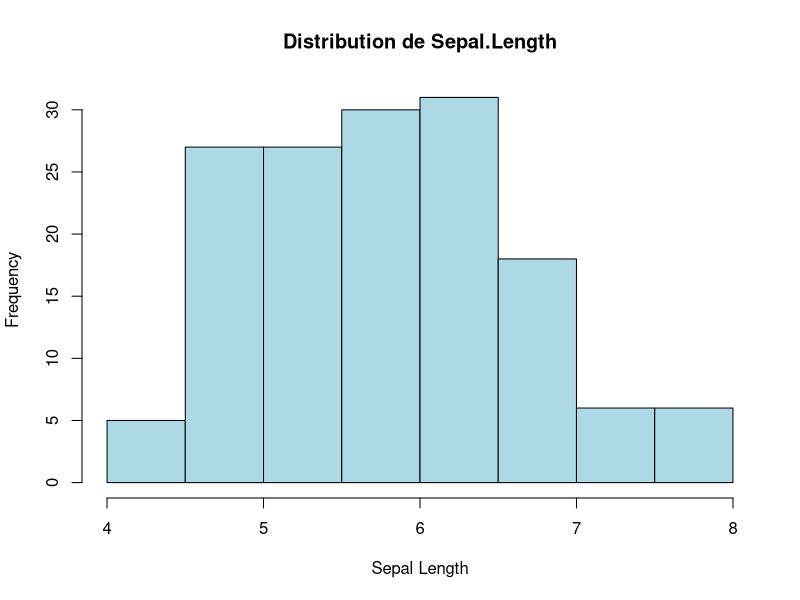
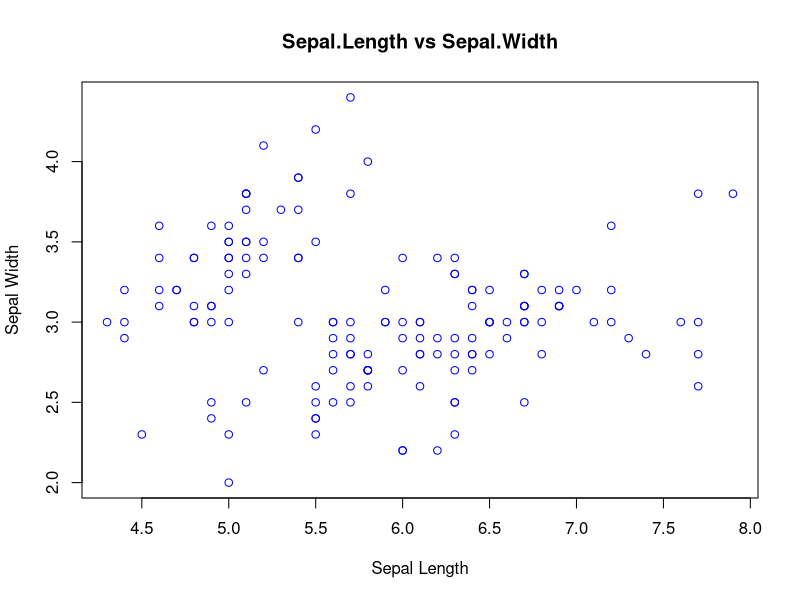
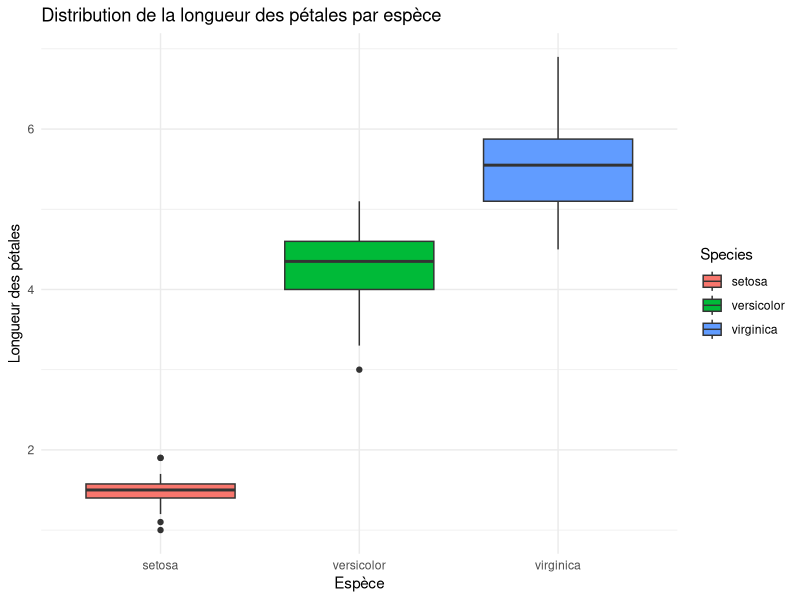

Write the R code that produced these figures, in order.

# Charger le dataset Iris
data("iris")

# Consulter rapidement les premières lignes
head(iris)

# Afficher la structure des données
str(iris)

# Résumé statistique des variables
summary(iris)


# Histogramme de la variable Sepal.Length
hist(iris$Sepal.Length, 
     main="Distribution de Sepal.Length", 
     xlab="Sepal Length", 
     col="lightblue")

# Nuage de points (Sepal.Length vs Sepal.Width)
plot(iris$Sepal.Length, iris$Sepal.Width, 
     xlab="Sepal Length", ylab="Sepal Width", 
     col="blue",
     main="Sepal.Length vs Sepal.Width")

# Vérifier les valeurs manquantes
sum(is.na(iris))  # Nombre total de NA

# Vérifier si des lignes sont dupliquées
sum(duplicated(iris))

# Installer et charger ggplot2 si nécessaire
# install.packages("ggplot2")
library(ggplot2)

# Distribution de la longueur des pétales par espèce
ggplot(iris, aes(x=Species, y=Petal.Length, fill=Species)) +
  geom_boxplot() +
  labs(title="Distribution de la longueur des pétales par espèce",
       x="Espèce",
       y="Longueur des pétales") +
  theme_minimal()

set.seed(123)  # Pour reproduire les résultats
indexes <- sample(1:nrow(iris), size = 0.7*nrow(iris))

train_data <- iris[indexes, ]
test_data  <- iris[-indexes, ]


# Si le package n'est pas installé : install.packages("MASS")
library(MASS)

# Construire le modèle LDA
model_lda <- lda(Species ~ ., data = train_data)
model_lda

# Prédire les espèces sur le jeu de test
predictions <- predict(model_lda, newdata=test_data)
head(predictions$class)


# Calculer la matrice de confusion
confusion_matrix <- table(Predicted = predictions$class, 
                          Actual = test_data$Species)
confusion_matrix

# Calculer la précision globale
accuracy <- sum(diag(confusion_matrix)) / sum(confusion_matrix)
accuracy

